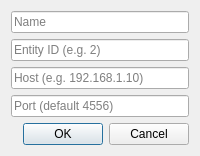
<?xml version="1.0" encoding="UTF-8"?>
<ui version="4.0">
 <class>Dialog</class>
 <widget class="QDialog" name="Dialog">
  <property name="windowTitle">
   <string>Contact Info</string>
  </property>
  <layout class="QVBoxLayout" name="verticalLayout">

   <item>
    <widget class="QLineEdit" name="contact_name">
     <property name="placeholderText">
      <string>Name</string>
     </property>
    </widget>
   </item>

   <!-- ADDED: Entity ID -->
   <item>
    <widget class="QLineEdit" name="contact_entity">
     <property name="placeholderText">
      <string>Entity ID (e.g. 2)</string>
     </property>
    </widget>
   </item>

   <!-- ADDED: Host -->
   <item>
    <widget class="QLineEdit" name="contact_host">
     <property name="placeholderText">
      <string>Host (e.g. 192.168.1.10)</string>
     </property>
    </widget>
   </item>

   <!-- ADDED: Port -->
   <item>
    <widget class="QLineEdit" name="contact_port">
     <property name="placeholderText">
      <string>Port (default 4556)</string>
     </property>
    </widget>
   </item>

   <item>
    <widget class="QDialogButtonBox" name="buttonBox">
     <property name="standardButtons">
      <set>QDialogButtonBox::Ok|QDialogButtonBox::Cancel</set>
     </property>
    </widget>
   </item>

  </layout>
 </widget>
 <resources/>
 <connections/>
</ui>
